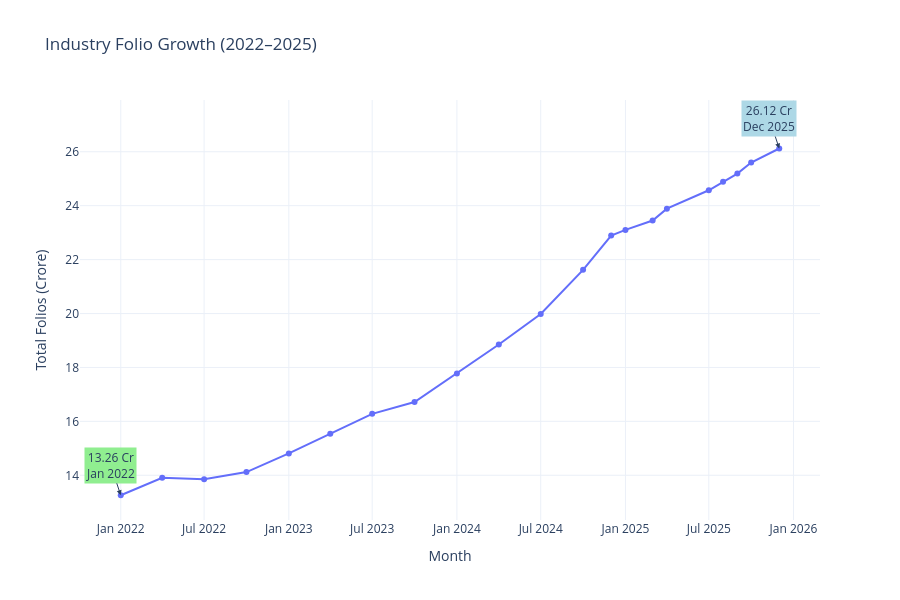

The notebook cell this image was saved under:
### Markdown cell above
## Industry Folio Growth (2022–2025)

This chart illustrates the steady growth in mutual fund folios from January 2022 to December 2025, demonstrating the increasing adoption of mutual fund investments across India.

### Code cell
# Convert month column
folio["month"] = pd.to_datetime(folio["month"])

# Create line chart
fig = px.line(
    folio,
    x="month",
    y="total_folios_crore",
    markers=True,
    title="Industry Folio Growth (2022–2025)",
    labels={
        "month": "Month",
        "total_folios_crore": "Total Folios (Crore)"
    }
)

# Starting milestone
fig.add_annotation(
    x="2022-01-01",
    y=13.26,
    text="13.26 Cr<br>Jan 2022",
    showarrow=True,
    arrowhead=2,
    bgcolor="lightgreen"
)

# Ending milestone
fig.add_annotation(
    x="2025-12-01",
    y=26.12,
    text="26.12 Cr<br>Dec 2025",
    showarrow=True,
    arrowhead=2,
    bgcolor="lightblue"
)

# Improve layout
fig.update_layout(
    template="plotly_white",
    height=600,
    xaxis_title="Month",
    yaxis_title="Total Folios (Crore)"
)

# Show chart
fig.show()

# Export chart
fig.write_image(
    "../reports/charts/folio_growth.png",
    width=1400,
    height=700,
    scale=2
)

### Figure 1 — Plotly figure (JSON) as saved in the notebook; plotly's stock layout.template omitted (floating-point values rounded to 4 significant figures)
{"data": [{"hovertemplate": "Month=%{x}<br>Total Folios (Crore)=%{y}<extra></extra>", "legendgroup": "", "line": {"color": "#636efa", "dash": "solid"}, "marker": {"symbol": "circle"}, "mode": "lines+markers", "name": "", "orientation": "v", "showlegend": false, "type": "scatter", "x": ["2022-01-01T00:00:00", "2022-04-01T00:00:00", "2022-07-01T00:00:00", "2022-10-01T00:00:00", "2023-01-01T00:00:00", "2023-04-01T00:00:00", "2023-07-01T00:00:00", "2023-10-01T00:00:00", "2024-01-01T00:00:00", "2024-04-01T00:00:00", "2024-07-01T00:00:00", "2024-10-01T00:00:00", "2024-12-01T00:00:00", "2025-01-01T00:00:00", "2025-03-01T00:00:00", "2025-04-01T00:00:00", "2025-07-01T00:00:00", "2025-08-01T00:00:00", "2025-09-01T00:00:00", "2025-10-01T00:00:00", "2025-12-01T00:00:00"], "xaxis": "x", "y": [13.26, 13.91, 13.85, 14.12, 14.81, 15.54, 16.28, 16.72, 17.78, 18.85, 19.98, 21.62, 22.89, 23.1, 23.45, 23.89, 24.57, 24.89, 25.19, 25.6, 26.12], "yaxis": "y"}], "layout": {"annotations": [{"arrowhead": 2, "bgcolor": "lightgreen", "showarrow": true, "text": "13.26 Cr<br>Jan 2022", "x": "2022-01-01", "y": 13.26}, {"arrowhead": 2, "bgcolor": "lightblue", "showarrow": true, "text": "26.12 Cr<br>Dec 2025", "x": "2025-12-01", "y": 26.12}], "height": 600, "legend": {"tracegroupgap": 0}, "title": {"text": "Industry Folio Growth (2022–2025)"}, "xaxis": {"anchor": "y", "domain": [0, 1], "title": {"text": "Month"}}, "yaxis": {"anchor": "x", "domain": [0, 1], "title": {"text": "Total Folios (Crore)"}}}}
